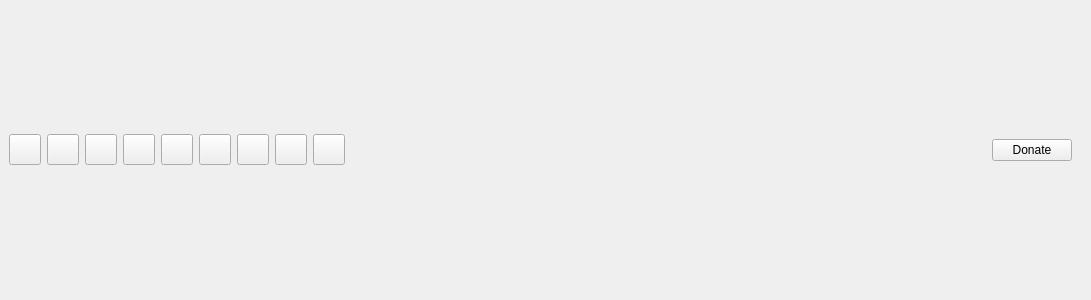
<?xml version="1.0" encoding="UTF-8"?>
<ui version="4.0">
 <class>Navbar</class>
 <widget class="QWidget" name="Navbar">
  <property name="geometry">
   <rect>
    <x>0</x>
    <y>0</y>
    <width>1091</width>
    <height>300</height>
   </rect>
  </property>
  <property name="windowTitle">
   <string notr="true">Form</string>
  </property>
  <layout class="QVBoxLayout" name="verticalLayout">
   <property name="spacing">
    <number>0</number>
   </property>
   <property name="leftMargin">
    <number>0</number>
   </property>
   <property name="topMargin">
    <number>0</number>
   </property>
   <property name="rightMargin">
    <number>0</number>
   </property>
   <property name="bottomMargin">
    <number>0</number>
   </property>
   <item>
    <widget class="QWidget" name="widget" native="true">
     <layout class="QHBoxLayout" name="horizontalLayout_2" stretch="0,0,0,0,0,0,0,0,0,0,1,0,0">
      <item>
       <widget class="QToolButton" name="btnSearch">
        <property name="toolTip">
         <string>Scrape</string>
        </property>
        <property name="text">
         <string notr="true"/>
        </property>
        <property name="iconSize">
         <size>
          <width>24</width>
          <height>24</height>
         </size>
        </property>
        <property name="iconName" stdset="0">
         <string notr="true">cloud_download</string>
        </property>
       </widget>
      </item>
      <item>
       <widget class="QToolButton" name="btnSave">
        <property name="toolTip">
         <string>Save</string>
        </property>
        <property name="text">
         <string notr="true"/>
        </property>
        <property name="iconSize">
         <size>
          <width>24</width>
          <height>24</height>
         </size>
        </property>
        <property name="iconName" stdset="0">
         <string notr="true">diskette</string>
        </property>
       </widget>
      </item>
      <item>
       <widget class="QToolButton" name="btnSaveAll">
        <property name="toolTip">
         <string>Save All</string>
        </property>
        <property name="text">
         <string notr="true"/>
        </property>
        <property name="iconSize">
         <size>
          <width>24</width>
          <height>24</height>
         </size>
        </property>
        <property name="iconName" stdset="0">
         <string notr="true">diskette</string>
        </property>
        <property name="iconPainter" stdset="0">
         <string notr="true">duplicate</string>
        </property>
       </widget>
      </item>
      <item>
       <widget class="QToolButton" name="btnRename">
        <property name="toolTip">
         <string>Rename selected files</string>
        </property>
        <property name="text">
         <string notr="true"/>
        </property>
        <property name="iconSize">
         <size>
          <width>24</width>
          <height>24</height>
         </size>
        </property>
        <property name="iconName" stdset="0">
         <string notr="true">folder</string>
        </property>
       </widget>
      </item>
      <item>
       <widget class="QToolButton" name="btnSync">
        <property name="toolTip">
         <string>Synchronize to Kodi</string>
        </property>
        <property name="text">
         <string notr="true"/>
        </property>
        <property name="iconSize">
         <size>
          <width>24</width>
          <height>24</height>
         </size>
        </property>
        <property name="iconName" stdset="0">
         <string notr="true">network</string>
        </property>
       </widget>
      </item>
      <item>
       <widget class="QToolButton" name="btnExport">
        <property name="toolTip">
         <string>Export Database</string>
        </property>
        <property name="text">
         <string notr="true"/>
        </property>
        <property name="iconSize">
         <size>
          <width>24</width>
          <height>24</height>
         </size>
        </property>
        <property name="iconName" stdset="0">
         <string notr="true">cloud_upload</string>
        </property>
       </widget>
      </item>
      <item>
       <widget class="QToolButton" name="btnReload">
        <property name="toolTip">
         <string>Reload</string>
        </property>
        <property name="text">
         <string notr="true"/>
        </property>
        <property name="iconSize">
         <size>
          <width>24</width>
          <height>24</height>
         </size>
        </property>
        <property name="iconName" stdset="0">
         <string notr="true">refresh</string>
        </property>
       </widget>
      </item>
      <item>
       <widget class="QToolButton" name="btnSettings">
        <property name="toolTip">
         <string>Settings</string>
        </property>
        <property name="text">
         <string notr="true"/>
        </property>
        <property name="iconSize">
         <size>
          <width>24</width>
          <height>24</height>
         </size>
        </property>
        <property name="iconName" stdset="0">
         <string notr="true">tools</string>
        </property>
       </widget>
      </item>
      <item>
       <widget class="QToolButton" name="btnAbout">
        <property name="toolTip">
         <string>About</string>
        </property>
        <property name="text">
         <string notr="true"/>
        </property>
        <property name="iconSize">
         <size>
          <width>24</width>
          <height>24</height>
         </size>
        </property>
        <property name="iconName" stdset="0">
         <string notr="true">info</string>
        </property>
       </widget>
      </item>
      <item>
       <spacer name="horizontalSpacer">
        <property name="orientation">
         <enum>Qt::Horizontal</enum>
        </property>
        <property name="sizeHint" stdset="0">
         <size>
          <width>40</width>
          <height>20</height>
         </size>
        </property>
       </spacer>
      </item>
      <item>
       <widget class="FilterWidget" name="filterWidget" native="true">
        <property name="maximumSize">
         <size>
          <width>500</width>
          <height>16777215</height>
         </size>
        </property>
       </widget>
      </item>
      <item>
       <widget class="QPushButton" name="btnDonate">
        <property name="cursor">
         <cursorShape>PointingHandCursor</cursorShape>
        </property>
        <property name="text">
         <string>Donate</string>
        </property>
        <property name="icon">
         <iconset resource="../MediaElch.qrc">
          <normaloff>:/img/money_64.png</normaloff>:/img/money_64.png</iconset>
        </property>
        <property name="iconSize">
         <size>
          <width>12</width>
          <height>12</height>
         </size>
        </property>
       </widget>
      </item>
      <item>
       <spacer name="horizontalSpacer_2">
        <property name="orientation">
         <enum>Qt::Horizontal</enum>
        </property>
        <property name="sizeType">
         <enum>QSizePolicy::Fixed</enum>
        </property>
        <property name="sizeHint" stdset="0">
         <size>
          <width>10</width>
          <height>20</height>
         </size>
        </property>
       </spacer>
      </item>
     </layout>
    </widget>
   </item>
  </layout>
 </widget>
 <customwidgets>
  <customwidget>
   <class>FilterWidget</class>
   <extends>QWidget</extends>
   <header>smallWidgets/FilterWidget.h</header>
   <container>1</container>
  </customwidget>
 </customwidgets>
 <resources>
  <include location="../MediaElch.qrc"/>
 </resources>
 <connections/>
</ui>
